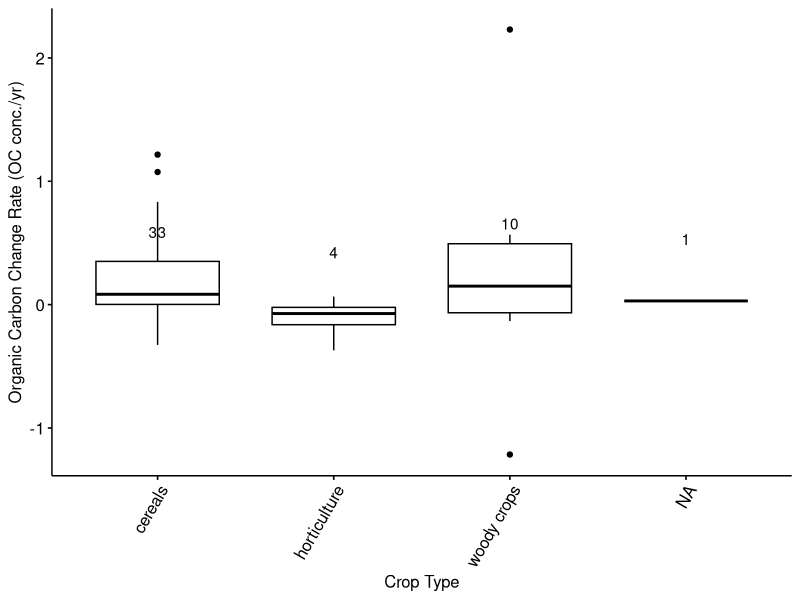
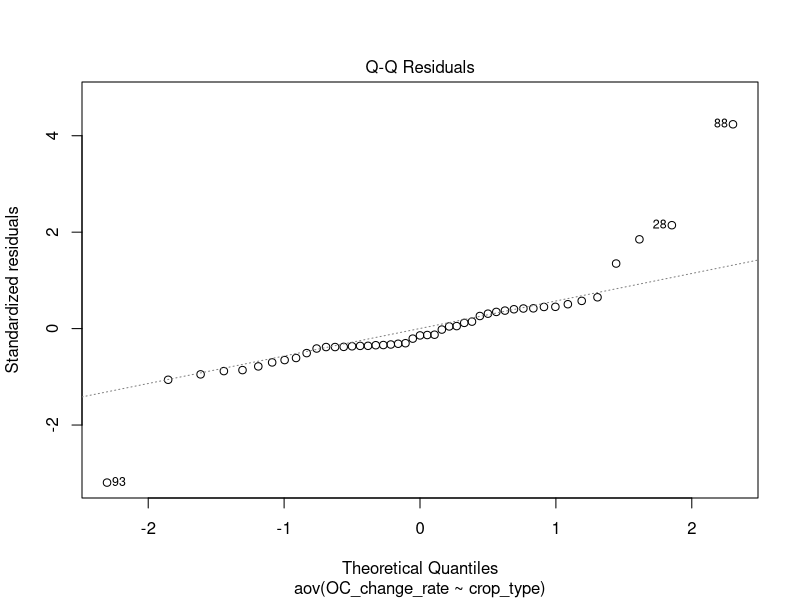
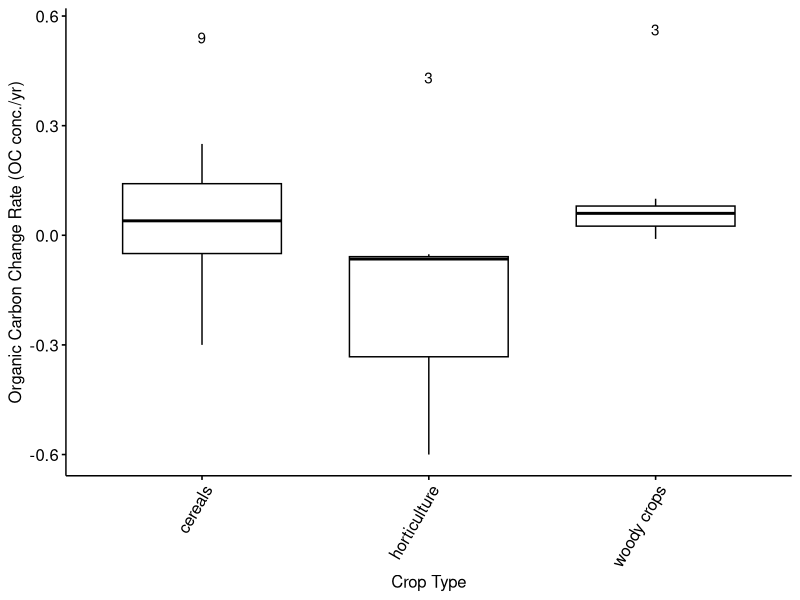
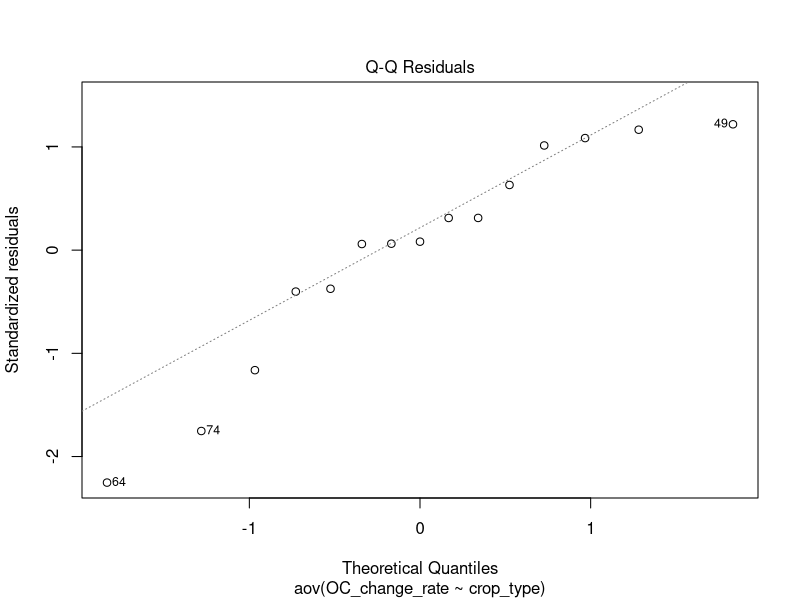
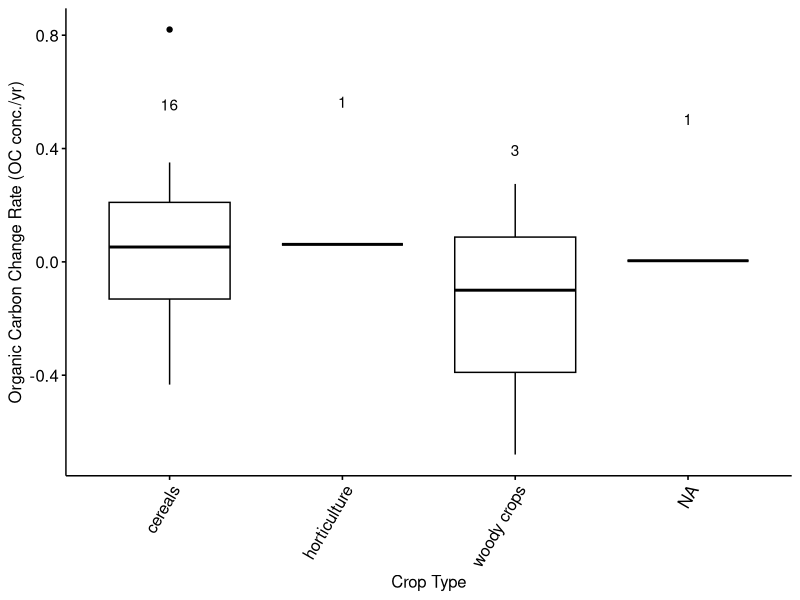
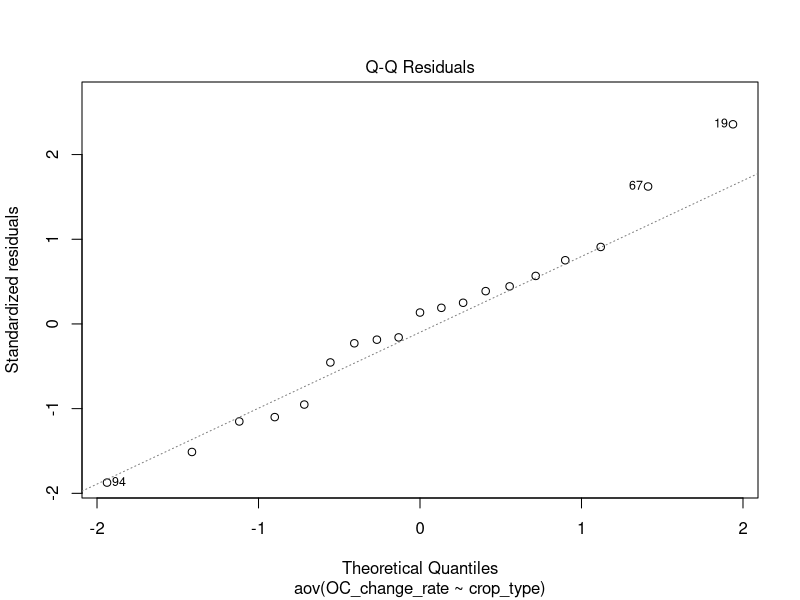
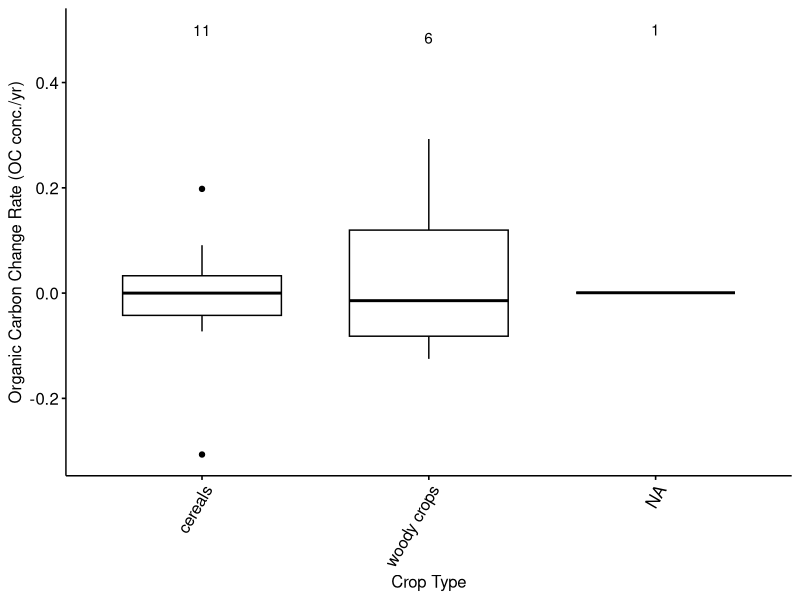
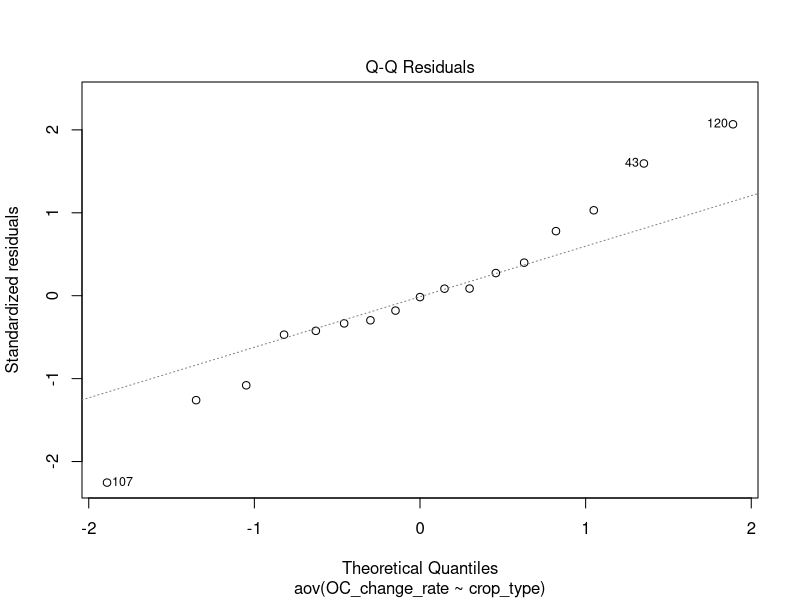

These figures' R source, in order:
## ---- chunk 1
# Load dataset
suppressWarnings(suppressMessages({
    library(tidyverse)
    library(ggpubr)
}))
## ---- chunk 2
# Load dataset
suppressWarnings(suppressMessages({
    datacsv <- read_csv("datasets/irrt1vt2_estBD_mar27.csv")
    dataset <- data.frame(datacsv)
}))
## ---- chunk 3
# Remove outliers
temp_dataset <- split(dataset, dataset$ref_num=="24")
dataset <- temp_dataset$'FALSE'

temp_dataset <- split(dataset, dataset$ref_num=="19")
dataset <- temp_dataset$'FALSE'
## ---- chunk 4
# Factor whole dataset
dataset[sapply(dataset, is.character)] <- lapply(dataset[sapply(dataset, is.character)], as.factor)

# Store rows without N+ and N- pairings in a temporary variable
tempData1a <- split(dataset, dataset$N_pair=="no")
dataseta <- tempData1a$'TRUE'

# For rows that do have a N+ and N- paring, store only the N- rows in a temporary variable
tempData1b <- split(dataset, dataset$N_pair_state=="N+")
datasetb <- tempData1b$'FALSE'

# Combine the two temporary variables into a unified dataset without the N+ treatments where such pairings exist in the dataset
dataset <- rbind(dataseta, datasetb)

# Separate out the 0 - 10 cm depth incrememt
tempData2 <- split(dataset, dataset$depth_cat_2=="0-10cm")
depth_10 <- tempData2$'TRUE'

# Separate out the 10 - 20 cm depth incrememt
tempData2 <- split(dataset, dataset$depth_cat_2=="10-20cm")
depth_20 <- tempData2$'TRUE'

# Separate out the 20 - 30 cm depth incrememt
tempData2 <- split(dataset, dataset$depth_cat_2=="20-30cm")
depth_30 <- tempData2$'TRUE'

# Separate out the 30+ cm depth incrememt
tempData2 <- split(dataset, dataset$depth_cat_2=="30+cm")
depth_30p <- tempData2$'TRUE'
## ---- chunk 5
# function for number of observations 
give.n <- function(x){
  return(c(y = median(x)*1.05, label = length(x))) 
  # experiment with the multiplier to find the perfect position
}

# function for mean labels
mean.n <- function(x){
  return(c(y = median(x)*0.97, label = round(mean(x),2))) 
  # experiment with the multiplier to find the perfect position
}
## ---- chunk 6
# Boxplot to visualize the average rate of change for each crop type category
p <- ggboxplot(depth_10, x="crop_type", y="OC_change_rate", 
          #color = "depth_cat_2", palette = c("#00AFBB", "#E7B800", "#71f442", "#fc79e6"),
          ylab = "Organic Carbon Change Rate (OC conc./yr)", xlab = "Crop Type")
p + stat_summary(fun.data = give.n, geom = "text", fun = median, position = position_nudge(y = 0.5)) + theme(axis.text.x = element_text(angle = 60, hjust = 1))
## ---- chunk 7
aov_0_10_per_C <- aov(OC_change_rate ~ crop_type, data = depth_10)
summary(aov_0_10_per_C)
plot(aov_0_10_per_C, 2)

TukeyHSD(aov_0_10_per_C)
## ---- chunk 8
# Boxplot to visualize the average rate of change for each crop type category
p2 <- ggboxplot(depth_20, x="crop_type", y="OC_change_rate", 
          #color = "depth_cat_2", palette = c("#00AFBB", "#E7B800", "#71f442", "#fc79e6"),
          ylab = "Organic Carbon Change Rate (OC conc./yr)", xlab = "Crop Type")
p2 + stat_summary(fun.data = give.n, geom = "text", fun = median, position = position_nudge(y = 0.5)) + theme(axis.text.x = element_text(angle = 60, hjust = 1))
## ---- chunk 9
aov_10_20_per_C <- aov(OC_change_rate ~ crop_type, data = depth_20)
summary(aov_10_20_per_C)
plot(aov_10_20_per_C, 2)

TukeyHSD(aov_10_20_per_C)
## ---- chunk 10
# Boxplot to visualize the average rate of change for each crop type category
p3 <- ggboxplot(depth_30, x="crop_type", y="OC_change_rate", 
          #color = "depth_cat_2", palette = c("#00AFBB", "#E7B800", "#71f442", "#fc79e6"),
          ylab = "Organic Carbon Change Rate (OC conc./yr)", xlab = "Crop Type")
p3 + stat_summary(fun.data = give.n, geom = "text", fun = median, position = position_nudge(y = 0.5)) + theme(axis.text.x = element_text(angle = 60, hjust = 1))
## ---- chunk 11
aov_20_30_per_C <- aov(OC_change_rate ~ crop_type, data = depth_30)
summary(aov_20_30_per_C)
plot(aov_20_30_per_C, 2)

TukeyHSD(aov_20_30_per_C)
## ---- chunk 12
# Boxplot to visualize the average rate of change for each crop type category
p4 <- ggboxplot(depth_30p, x="crop_type", y="OC_change_rate", 
          #color = "depth_cat_2", palette = c("#00AFBB", "#E7B800", "#71f442", "#fc79e6"),
          ylab = "Organic Carbon Change Rate (OC conc./yr)", xlab = "Crop Type")
p4 + stat_summary(fun.data = give.n, geom = "text", fun = median, position = position_nudge(y = 0.5)) + theme(axis.text.x = element_text(angle = 60, hjust = 1))
## ---- chunk 13
aov_30p_per_C <- aov(OC_change_rate ~ crop_type, data = depth_30p)
summary(aov_30p_per_C)
plot(aov_30p_per_C, 2)

TukeyHSD(aov_30p_per_C)
## ---- chunk 14
# Boxplot to visualize the average rate of change for each crop type category
p5 <- ggboxplot(dataset, x="crop_type", y="OC_change_rate", 
          color = "depth_cat_2", palette = c("#00AFBB", "#E7B800", "#71f442", "#fc79e6"),
          ylab = "Organic Carbon Change Rate (OC conc./yr)", xlab = "Crop Type")
p5 + stat_summary(fun.data = give.n, geom = "text", fun = median, position = position_nudge(y = 0.5)) + theme(axis.text.x = element_text(angle = 60, hjust = 1))
